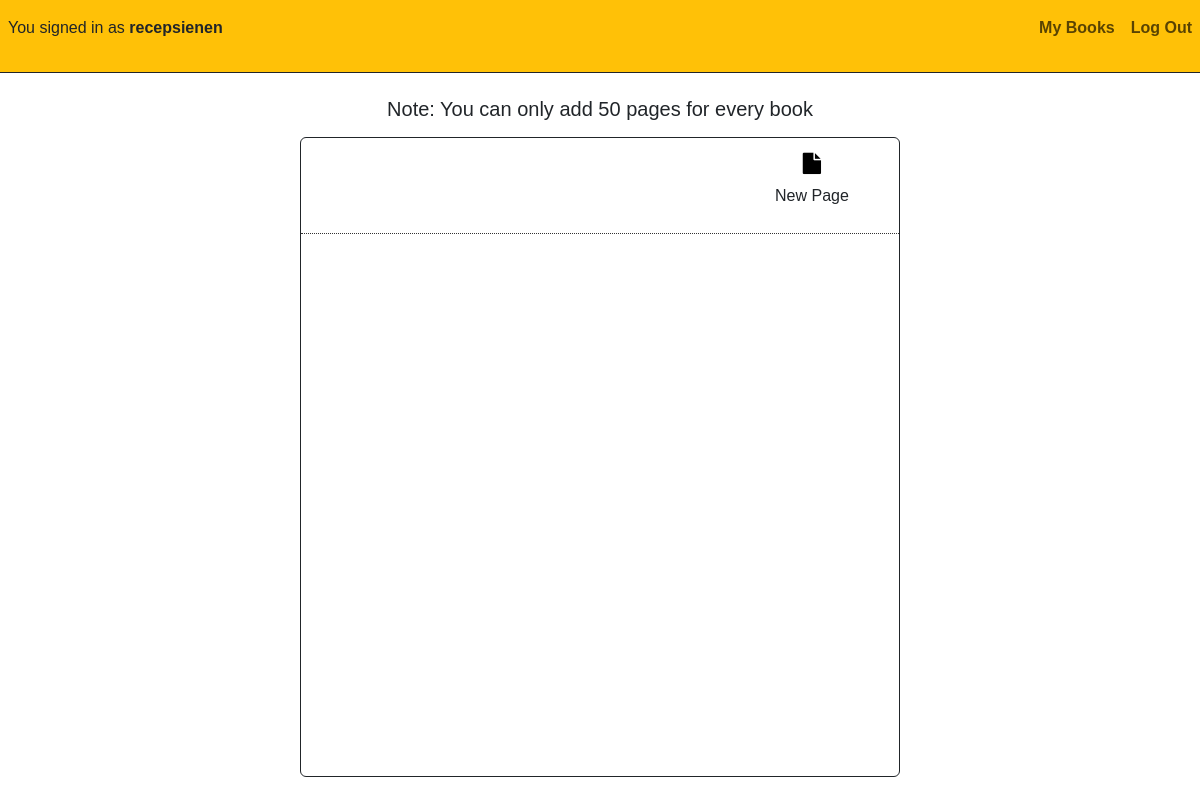
Page /recepsienen/adas (signed in) on the earlier database version.
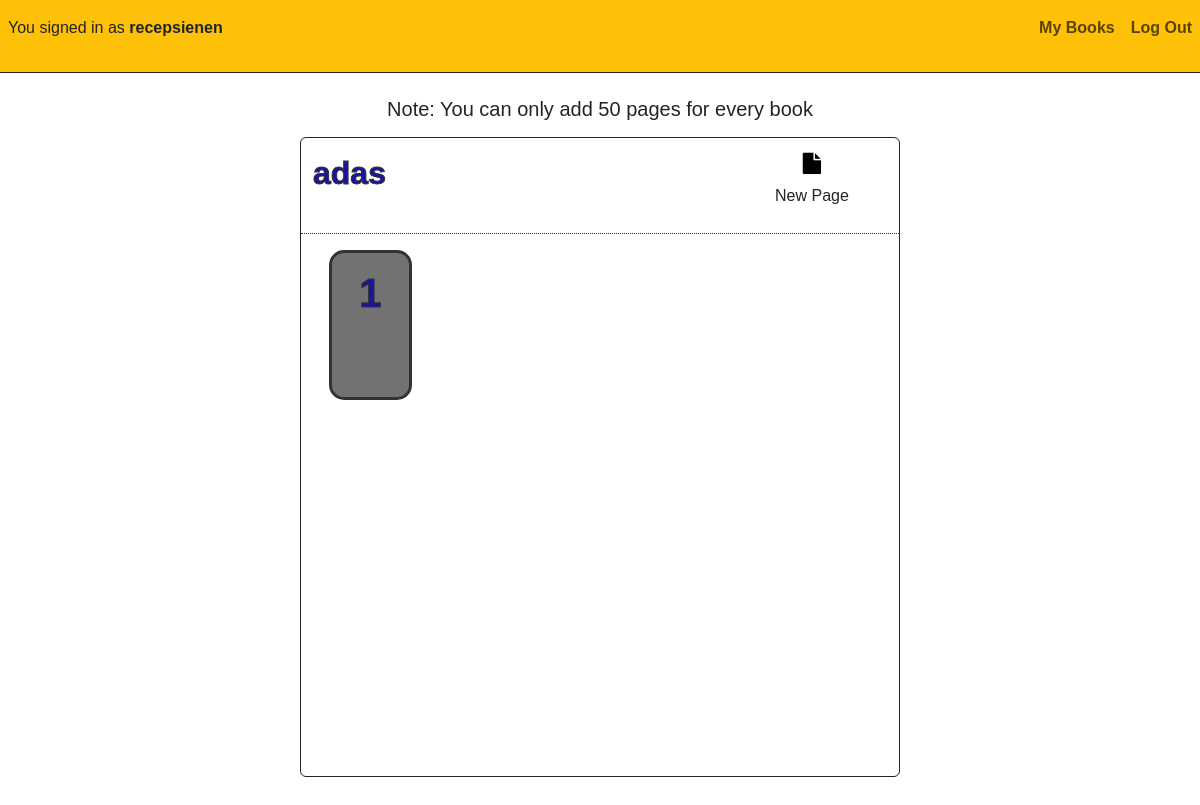
Same page on the later database version.
### book/models.py (models this page shows, shortened)
class Book(models.Model):
    user = models.ForeignKey(User,on_delete=models.CASCADE, null=False,related_name="user")
    name = models.CharField(max_length=200, null=True)
    link_name = models.CharField(max_length=250,null=True)
    language = models.CharField(max_length=200, null=True)
    words_per_page = models.IntegerField(blank=True, null=True)
    cover_color = models.CharField(max_length=200,null=True)
    font_color = models.CharField(max_length=200,null=True)
    created_at = models.DateTimeField(auto_now_add=True)
    updated_at = models.DateTimeField(auto_now=True)

class Page(models.Model):
    number = models.IntegerField(blank=True,null=True)
    book = models.ForeignKey(Book, on_delete=models.CASCADE, null=False, related_name="book")
    edit_mode = models.BooleanField(default=True)
    first_save_done = models.BooleanField(default=False)
    finished = models.BooleanField(default=False)

### book/views.py (the view, shortened to what this page needs)
# urls.py: path("<str:username>/<str:book_name>", views.book_content, name="book_content"),
@login_required
def book_content(request,username,book_name):
    user = request.user
    book = Book.objects.filter(user = user,link_name = book_name).first()
    pages = Page.objects.filter(book = book)
    return render(request, "book/book.html",{
        "pages":pages,
        "book":book,
    })

### book/templates/book/book.html (shortened to what this page needs)
{% extends "book/layout.html" %}
{% block body %}
<div id="page-container" class="rounded">
    <div class="m-auto">
        <h5 class="text-center pt-3 mb-0 pb-0">Note: You can only add 50 pages for every book</h5>
    </div>
    <div id="inner-container" class="w-50 h-100 m-auto border border-dark d-flex row rounded mt-3">
        <div id="title" class="rounded-top d-flex justify-content-between" style="color:{{book.cover_color}}">
            <div class="ml-3">
                <h1 id ="page-title" class="text-center fs-2 fw-bold mt-3">{{book.name |truncatechars:30}}</h1>
            </div>
            <div class="m-1 d-flex row justify-content-center">
                <button class="btn rounded w-50" id="new-page"><i class="fa fa-file fa-lg" ></i></button>
                <p class="text-dark text-center fs-6">New Page</p>
            </div>
        </div>
        <div id="all-pages" class="rounded-bottom">
            {% for page in pages %}
            <a href="{% url 'page_view' username=user.username book_name=book.link_name page_number=page.number %}" id="page-{{page.finished}}" class="m-3 p-3 text-decoration-none page">
                <h1 id ="page-number" class="text-center" style="color:{{book.cover_color}}">{{page.number}}</h1>
            </a>
            {% endfor %}
        </div>
    </div>
</div>
{% endblock %}

Differences in the rows shown:
added Book: name "adas"
added Page: number "1"
